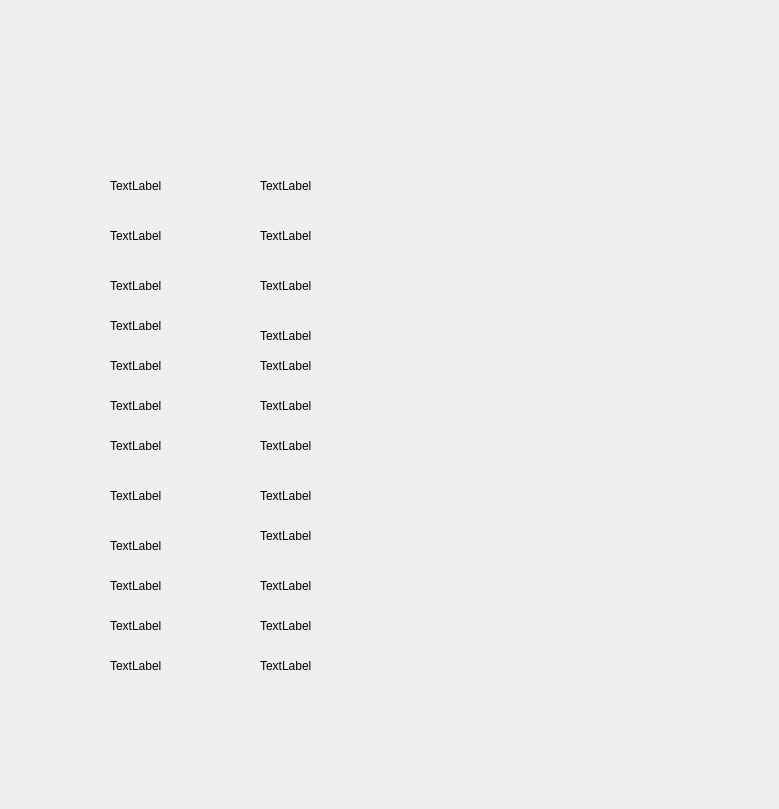
<?xml version="1.0" encoding="UTF-8"?>
<ui version="4.0">
 <class>Dialog</class>
 <widget class="QDialog" name="Dialog">
  <property name="geometry">
   <rect>
    <x>0</x>
    <y>0</y>
    <width>779</width>
    <height>809</height>
   </rect>
  </property>
  <property name="windowTitle">
   <string>Dialog</string>
  </property>
  <widget class="QLabel" name="label">
   <property name="geometry">
    <rect>
     <x>110</x>
     <y>170</y>
     <width>111</width>
     <height>31</height>
    </rect>
   </property>
   <property name="text">
    <string>TextLabel</string>
   </property>
  </widget>
  <widget class="QLabel" name="label_2">
   <property name="geometry">
    <rect>
     <x>110</x>
     <y>310</y>
     <width>111</width>
     <height>31</height>
    </rect>
   </property>
   <property name="text">
    <string>TextLabel</string>
   </property>
  </widget>
  <widget class="QLabel" name="label_3">
   <property name="geometry">
    <rect>
     <x>110</x>
     <y>270</y>
     <width>111</width>
     <height>31</height>
    </rect>
   </property>
   <property name="text">
    <string>TextLabel</string>
   </property>
  </widget>
  <widget class="QLabel" name="label_4">
   <property name="geometry">
    <rect>
     <x>110</x>
     <y>220</y>
     <width>111</width>
     <height>31</height>
    </rect>
   </property>
   <property name="text">
    <string>TextLabel</string>
   </property>
  </widget>
  <widget class="QLabel" name="label_5">
   <property name="geometry">
    <rect>
     <x>110</x>
     <y>390</y>
     <width>111</width>
     <height>31</height>
    </rect>
   </property>
   <property name="text">
    <string>TextLabel</string>
   </property>
  </widget>
  <widget class="QLabel" name="label_6">
   <property name="geometry">
    <rect>
     <x>110</x>
     <y>350</y>
     <width>111</width>
     <height>31</height>
    </rect>
   </property>
   <property name="text">
    <string>TextLabel</string>
   </property>
  </widget>
  <widget class="QLabel" name="label_7">
   <property name="geometry">
    <rect>
     <x>110</x>
     <y>480</y>
     <width>111</width>
     <height>31</height>
    </rect>
   </property>
   <property name="text">
    <string>TextLabel</string>
   </property>
  </widget>
  <widget class="QLabel" name="label_8">
   <property name="geometry">
    <rect>
     <x>110</x>
     <y>430</y>
     <width>111</width>
     <height>31</height>
    </rect>
   </property>
   <property name="text">
    <string>TextLabel</string>
   </property>
  </widget>
  <widget class="QLabel" name="label_9">
   <property name="geometry">
    <rect>
     <x>260</x>
     <y>220</y>
     <width>111</width>
     <height>31</height>
    </rect>
   </property>
   <property name="text">
    <string>TextLabel</string>
   </property>
  </widget>
  <widget class="QLabel" name="label_10">
   <property name="geometry">
    <rect>
     <x>260</x>
     <y>170</y>
     <width>111</width>
     <height>31</height>
    </rect>
   </property>
   <property name="text">
    <string>TextLabel</string>
   </property>
  </widget>
  <widget class="QLabel" name="label_11">
   <property name="geometry">
    <rect>
     <x>260</x>
     <y>350</y>
     <width>111</width>
     <height>31</height>
    </rect>
   </property>
   <property name="text">
    <string>TextLabel</string>
   </property>
  </widget>
  <widget class="QLabel" name="label_12">
   <property name="geometry">
    <rect>
     <x>260</x>
     <y>270</y>
     <width>111</width>
     <height>31</height>
    </rect>
   </property>
   <property name="text">
    <string>TextLabel</string>
   </property>
  </widget>
  <widget class="QLabel" name="label_13">
   <property name="geometry">
    <rect>
     <x>260</x>
     <y>320</y>
     <width>111</width>
     <height>31</height>
    </rect>
   </property>
   <property name="text">
    <string>TextLabel</string>
   </property>
  </widget>
  <widget class="QLabel" name="label_14">
   <property name="geometry">
    <rect>
     <x>260</x>
     <y>430</y>
     <width>111</width>
     <height>31</height>
    </rect>
   </property>
   <property name="text">
    <string>TextLabel</string>
   </property>
  </widget>
  <widget class="QLabel" name="label_15">
   <property name="geometry">
    <rect>
     <x>260</x>
     <y>390</y>
     <width>111</width>
     <height>31</height>
    </rect>
   </property>
   <property name="text">
    <string>TextLabel</string>
   </property>
  </widget>
  <widget class="QLabel" name="label_16">
   <property name="geometry">
    <rect>
     <x>260</x>
     <y>520</y>
     <width>111</width>
     <height>31</height>
    </rect>
   </property>
   <property name="text">
    <string>TextLabel</string>
   </property>
  </widget>
  <widget class="QLabel" name="label_17">
   <property name="geometry">
    <rect>
     <x>260</x>
     <y>480</y>
     <width>111</width>
     <height>31</height>
    </rect>
   </property>
   <property name="text">
    <string>TextLabel</string>
   </property>
  </widget>
  <widget class="QLabel" name="label_18">
   <property name="geometry">
    <rect>
     <x>260</x>
     <y>650</y>
     <width>111</width>
     <height>31</height>
    </rect>
   </property>
   <property name="text">
    <string>TextLabel</string>
   </property>
  </widget>
  <widget class="QLabel" name="label_19">
   <property name="geometry">
    <rect>
     <x>260</x>
     <y>610</y>
     <width>111</width>
     <height>31</height>
    </rect>
   </property>
   <property name="text">
    <string>TextLabel</string>
   </property>
  </widget>
  <widget class="QLabel" name="label_20">
   <property name="geometry">
    <rect>
     <x>260</x>
     <y>570</y>
     <width>111</width>
     <height>31</height>
    </rect>
   </property>
   <property name="text">
    <string>TextLabel</string>
   </property>
  </widget>
  <widget class="QLabel" name="label_21">
   <property name="geometry">
    <rect>
     <x>110</x>
     <y>570</y>
     <width>111</width>
     <height>31</height>
    </rect>
   </property>
   <property name="text">
    <string>TextLabel</string>
   </property>
  </widget>
  <widget class="QLabel" name="label_22">
   <property name="geometry">
    <rect>
     <x>110</x>
     <y>530</y>
     <width>111</width>
     <height>31</height>
    </rect>
   </property>
   <property name="text">
    <string>TextLabel</string>
   </property>
  </widget>
  <widget class="QLabel" name="label_23">
   <property name="geometry">
    <rect>
     <x>110</x>
     <y>610</y>
     <width>111</width>
     <height>31</height>
    </rect>
   </property>
   <property name="text">
    <string>TextLabel</string>
   </property>
  </widget>
  <widget class="QLabel" name="label_24">
   <property name="geometry">
    <rect>
     <x>110</x>
     <y>650</y>
     <width>111</width>
     <height>31</height>
    </rect>
   </property>
   <property name="text">
    <string>TextLabel</string>
   </property>
  </widget>
  <zorder>label</zorder>
  <zorder>label_2</zorder>
  <zorder>label_3</zorder>
  <zorder>label_4</zorder>
  <zorder>label_5</zorder>
  <zorder>label_6</zorder>
  <zorder>label_7</zorder>
  <zorder>label_8</zorder>
  <zorder>label_9</zorder>
  <zorder>label_11</zorder>
  <zorder>label_12</zorder>
  <zorder>label_13</zorder>
  <zorder>label_14</zorder>
  <zorder>label_15</zorder>
  <zorder>label_16</zorder>
  <zorder>label_17</zorder>
  <zorder>label_18</zorder>
  <zorder>label_19</zorder>
  <zorder>label_20</zorder>
  <zorder>label_21</zorder>
  <zorder>label_22</zorder>
  <zorder>label_23</zorder>
  <zorder>label_24</zorder>
  <zorder>label_10</zorder>
 </widget>
 <resources/>
 <connections/>
</ui>
